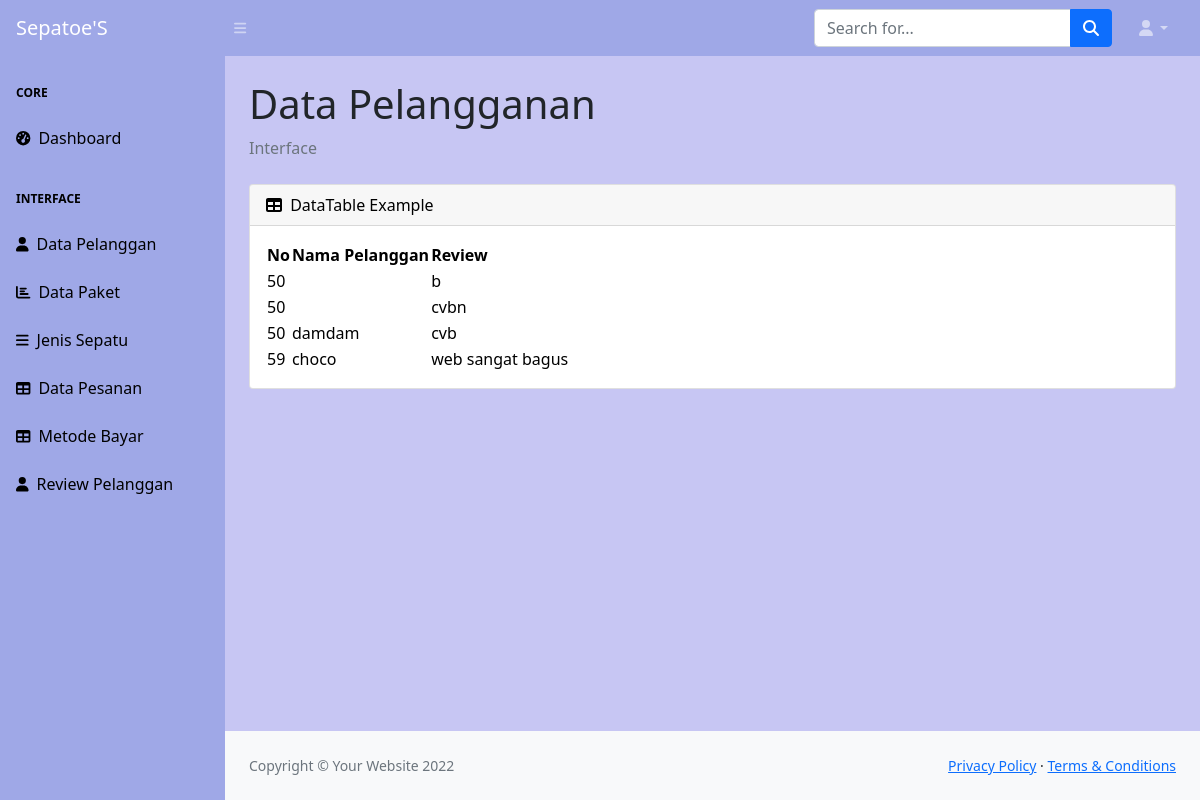
/admin/Review-pelanggan.php, run on the app's committed database.
### tables this page shows
CREATE TABLE `tb_review` (
  `id` int(11) NOT NULL,
  `nama` varchar(70) NOT NULL,
  `review` varchar(255) NOT NULL
);

### admin/Review-pelanggan.php (the view, shortened to what this page needs)
<?php
include '../koneksi.php';
$sql = mysqli_query($conn, "SELECT * FROM tb_review ");
?>
<!DOCTYPE html>
<html lang="en">
    <head>
        <link href="https://cdn.jsdelivr.net/npm/simple-datatables@latest/dist/style.css" rel="stylesheet" />
        <link href="css/styles.css" rel="stylesheet" />
    </head>
    <body class="sb-nav-fixed">
        <nav class="sb-topnav navbar navbar-expand navbar-dark" style="background-color: #9FA8E7;">
            <a class="navbar-brand ps-3" href="index.html">Sepatoe'S</a>
            <button class="btn btn-link btn-sm order-1 order-lg-0 me-4 me-lg-0" id="sidebarToggle" href="#!"><i class="fas fa-bars"></i></button>
            <form class="d-none d-md-inline-block form-inline ms-auto me-0 me-md-3 my-2 my-md-0">
                <div class="input-group">
                    <input class="form-control" type="text" placeholder="Search for..." aria-label="Search for..." aria-describedby="btnNavbarSearch" />
                    <button class="btn btn-primary" id="btnNavbarSearch" type="button"><i class="fas fa-search"></i></button>
                </div>
            </form>
            <ul class="navbar-nav ms-auto ms-md-0 me-3 me-lg-4">
                <li class="nav-item dropdown">
                    <a class="nav-link dropdown-toggle" id="navbarDropdown" href="#" role="button" data-bs-toggle="dropdown" aria-expanded="false"><i class="fas fa-user fa-fw"></i></a>
                </li>
            </ul>
        </nav>
        <div id="layoutSidenav" style="background-color: #C7C6F3;">
            <div id="layoutSidenav_nav">
                <nav class="sb-sidenav accordion sb-sidenav-dark" id="sidenavAccordion" style="background-color: #9FA8E7;">
                    <div class="sb-sidenav-menu">
                        <div class="nav" >
                            <div class="sb-sidenav-menu-heading" style="color: black;">Core</div>
                            <a class="nav-link" href="index.html" style="color: black;">
                                <div class="sb-nav-link-icon"><i class="fas fa-tachometer-alt" style="color: black;"></i></div>
                                Dashboard
                            </a>
                            <div class="sb-sidenav-menu-heading" style="color: black;">Interface</div>
                            <a class="nav-link" href="Data-pelanggan.php" style="color: black;">
                                <div class="sb-nav-link-icon"><i class="fas fa-user" style="color: black;"></i></div>
                                Data Pelanggan
                            </a>
                            <a class="nav-link" href="Data-paket.php" style="color: black;">
                                <div class="sb-nav-link-icon"><i class="fas fa-chart-bar" style="color: black;"></i></div>
                                Data Paket
                            </a>
                            <a class="nav-link" href="Jenis-sepatu.php"style="color: black;">
                                <div class="sb-nav-link-icon"><i class="fas fa-bars"style="color: black;"></i></div>
                                Jenis Sepatu
                            </a>
                            <a class="nav-link" href="Data-Pesanan.php"style="color: black;">
                                <div class="sb-nav-link-icon"><i class="fas fa-table"style="color: black;"></i></div>
                                Data Pesanan
                            </a>
                            <a class="nav-link" href="Metode-bayar.php"style="color: black;">
                                <div class="sb-nav-link-icon"><i class="fas fa-table"style="color: black;"></i></div>
                                Metode Bayar
                            </a>
                            <a class="nav-link" href="Review-pelanggan"style="color: black;">
                                <div class="sb-nav-link-icon"><i class="fas fa-user"style="color: black;"></i></div>
                                Review Pelanggan
                            </a>
                        </div>
                </nav>
            </div>
            <div id="layoutSidenav_content">
                <main>
                    <div class="container-fluid px-4">
                        <h1 class="mt-4">Data Pelangganan</h1>
                        <ol class="breadcrumb mb-4">
                            <li class="breadcrumb-item active">Interface</li>
                        </ol>
                        <div class="card mb-4" style="color: black;">
                            <div class="card-header">
                                <i class="fas fa-table me-1"></i>
                                DataTable Example
                            </div>
                            <div class="card-body">
                                <table id="datatablesSimple">
                                    <thead>
                                        <tr>
                                            <th>No</th>
                                            <th>Nama Pelanggan</th>
                                            <th>Review</th>
                                        </tr>
                                    </thead>
                                    <tbody>
                                        <?php
                                        foreach ($sql as $s) {
                                            ?>
                                        <tr>
                                            <td><?=$s['id'] ?></td>
                                            <td><?=$s['nama'] ?></td>
                                            <td><?=$s['review'] ?></td>
                                        </tr>
                                        <?php
                                        }
                                        ?>
                                    </tbody>
                                </table>
                            </div>
                        </div>
                    </div>
                </main>
                <footer class="py-4 bg-light mt-auto">
                    <div class="container-fluid px-4">
                        <div class="d-flex align-items-center justify-content-between small">
                            <div class="text-muted">Copyright &copy; Your Website 2022</div>
                            <div>
                                <a href="#">Privacy Policy</a>
                                &middot;
                                <a href="#">Terms &amp; Conditions</a>
                            </div>
                        </div>
                    </div>
                </footer>
            </div>
        </div>
    </body>
</html>

### data on the page
tb_review: id "50", review "b"
tb_review: id "50", review "cvbn"
tb_review: id "50", nama "damdam", review "cvb"
tb_review: id "59", nama "choco", review "web sangat bagus"
